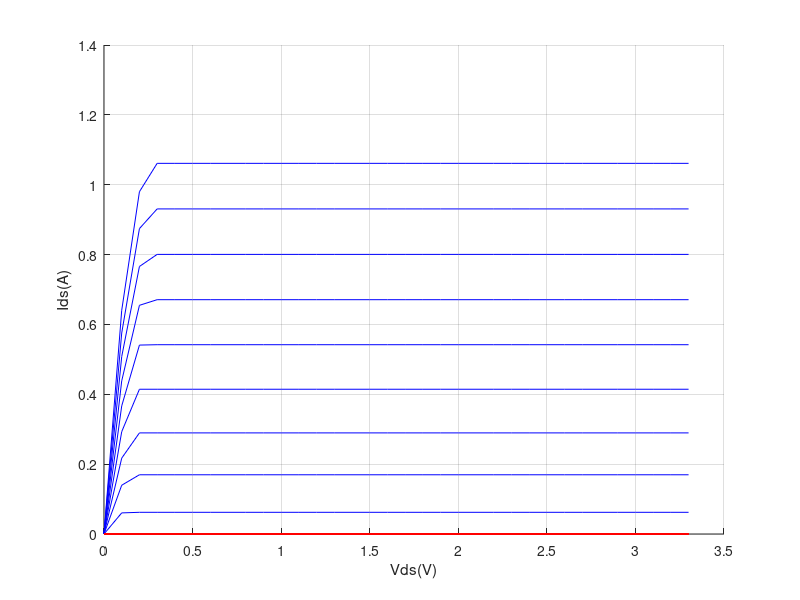

Source code (MATLAB):
%Programa para graficar comportamiento ideal del un inversor
%ITCR/Introducci?n al dise?o de circuitos integrados
%Prof. Dr.-Ing. Alfonso Chac?n Rodr?guez
%Estudiantes: Francis L?pez Montero /Jeffry Quir?s Fallas

%Par?metros MOSFET

wn=3.0e-6;
ln=0.6e-6;
%Voltaje Umbral N 
Vthn=0.77;

%Voltaje Umbral P
Vthp=(-0.89);

%Beta umbral
Bn=58.4e-6;
%Bp=-19.0e-6;

tox=1.41e-8;
e0=8.854e-12;%Permitividad del vac?o
Cox=3.6*e0/tox;


%Voltaje cr?tico
vsatn=10e7; %velocidad saturacion electrones
vsatp=8e6; %velocidad saturacion huecos


r=0;%proporcion ancho pmos respecto a nmos

%Voltaje Drain saturaci?n PMOS
m=1;
for Vgs=abs(Vthp):0.2:2.6
    n=1;
    for Vds=0:0.1:3.3
        %PMOS
        
        up=(185)/(1+(abs(Vgs+1.5*Vthp)/(0.338e9 * tox)));%Efectividad de canal
        Vcp=ln*(2*vsatp/up);
        VGTp=Vgs-Vthp;
        Vdpsat=(VGTp*Vcp)/(VGTp+Vcp);
        Vdsgraf(n)=Vds;
        if(Vgs<Vthp)
            Idps(n,m)=0;
        end
        if(Vds<=Vdpsat)
            Idps(n,m)=(up/(1+(Vds/Vcp)))*Cox*r*(wn/ln)*(VGTp-(Vds/2))*Vds;
        end
        if(Vds>Vdpsat)
            Idps(n,m)=Cox*r*wn*(VGTp-Vdpsat)*vsatp;
        end
        n=n+1;
    end
    m=m+1;
end
        
%Voltaje Drain saturaci?n NMOS
m=1;
for Vgs=Vthn:0.2:2.6
    n=1;
    for Vds=0:0.1:3.3
        %NMOS
        un=(540)/(1+((Vgs+Vthn)/(0.54e9 * tox))^1.85);
        Vcn=ln*(2*vsatn/un);
        VGTn=Vgs-Vthn;
        Vdnsat=(VGTn*Vcn)/(VGTn+Vcn);
        Vdsgraf(n)=Vds;
        if(Vgs<Vthn)
            Idns(n,m)=0;
        end
        if(Vds<=Vdnsat)
            Idns(n,m)=(un/(1+(Vds/Vcn)))*Cox*(wn/ln)*(VGTn-(Vds/2))*Vds;
        end
        if(Vds>Vdnsat)
            Idns(n,m)=Cox*wn*(VGTn-Vdnsat)*vsatn;
        end
        n=n+1;
    end
    m=m+1;
end


plot(Vdsgraf,Idns,'b',Vdsgraf,Idps,'r')
xlabel('Vds(V)')
ylabel('Ids(A)')
axis on
grid on
box off
